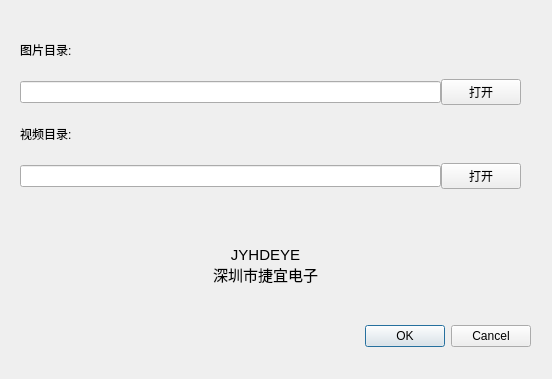
<?xml version="1.0" encoding="UTF-8"?>
<ui version="4.0">
 <class>SettingDialog</class>
 <widget class="QDialog" name="SettingDialog">
  <property name="geometry">
   <rect>
    <x>0</x>
    <y>0</y>
    <width>552</width>
    <height>379</height>
   </rect>
  </property>
  <property name="windowTitle">
   <string>Dialog</string>
  </property>
  <widget class="QDialogButtonBox" name="buttonBox">
   <property name="geometry">
    <rect>
     <x>190</x>
     <y>320</y>
     <width>341</width>
     <height>32</height>
    </rect>
   </property>
   <property name="orientation">
    <enum>Qt::Horizontal</enum>
   </property>
   <property name="standardButtons">
    <set>QDialogButtonBox::Cancel|QDialogButtonBox::Ok</set>
   </property>
  </widget>
  <widget class="QLabel" name="company">
   <property name="geometry">
    <rect>
     <x>130</x>
     <y>240</y>
     <width>271</width>
     <height>51</height>
    </rect>
   </property>
   <property name="font">
    <font>
     <pointsize>11</pointsize>
    </font>
   </property>
   <property name="text">
    <string>JYHDEYE
深圳市捷宜电子</string>
   </property>
   <property name="alignment">
    <set>Qt::AlignCenter</set>
   </property>
  </widget>
  <widget class="QWidget" name="layoutWidget">
   <property name="geometry">
    <rect>
     <x>20</x>
     <y>20</y>
     <width>501</width>
     <height>169</height>
    </rect>
   </property>
   <layout class="QVBoxLayout" name="verticalLayout">
    <property name="spacing">
     <number>0</number>
    </property>
    <item>
     <widget class="QLabel" name="labelPicPath">
      <property name="text">
       <string>图片目录:</string>
      </property>
     </widget>
    </item>
    <item>
     <layout class="QHBoxLayout" name="horizontalLayout" stretch="8,1">
      <property name="spacing">
       <number>0</number>
      </property>
      <item>
       <widget class="QLineEdit" name="picPath">
        <property name="text">
         <string/>
        </property>
        <property name="readOnly">
         <bool>true</bool>
        </property>
       </widget>
      </item>
      <item>
       <widget class="QPushButton" name="buttonPicPath">
        <property name="sizePolicy">
         <sizepolicy hsizetype="Minimum" vsizetype="Fixed">
          <horstretch>0</horstretch>
          <verstretch>0</verstretch>
         </sizepolicy>
        </property>
        <property name="text">
         <string>打开</string>
        </property>
       </widget>
      </item>
     </layout>
    </item>
    <item>
     <widget class="QLabel" name="labelVideoPath">
      <property name="text">
       <string>视频目录:</string>
      </property>
     </widget>
    </item>
    <item>
     <layout class="QHBoxLayout" name="horizontalLayout_2" stretch="8,1">
      <property name="spacing">
       <number>0</number>
      </property>
      <item>
       <widget class="QLineEdit" name="videoPath">
        <property name="readOnly">
         <bool>true</bool>
        </property>
       </widget>
      </item>
      <item>
       <widget class="QPushButton" name="buttonVideoPath">
        <property name="text">
         <string>打开</string>
        </property>
       </widget>
      </item>
     </layout>
    </item>
   </layout>
  </widget>
 </widget>
 <resources/>
 <connections>
  <connection>
   <sender>buttonBox</sender>
   <signal>accepted()</signal>
   <receiver>SettingDialog</receiver>
   <slot>accept()</slot>
   <hints>
    <hint type="sourcelabel">
     <x>248</x>
     <y>254</y>
    </hint>
    <hint type="destinationlabel">
     <x>157</x>
     <y>274</y>
    </hint>
   </hints>
  </connection>
  <connection>
   <sender>buttonBox</sender>
   <signal>rejected()</signal>
   <receiver>SettingDialog</receiver>
   <slot>reject()</slot>
   <hints>
    <hint type="sourcelabel">
     <x>316</x>
     <y>260</y>
    </hint>
    <hint type="destinationlabel">
     <x>286</x>
     <y>274</y>
    </hint>
   </hints>
  </connection>
 </connections>
</ui>
